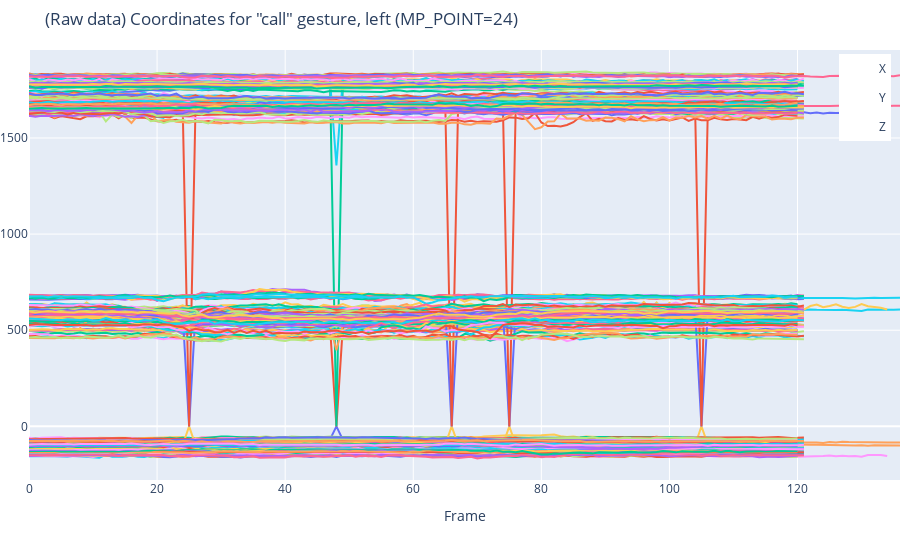

This figure's notebook cell:
### Code cell
fig = create_figure(f'(Raw data) Coordinates for "{GESTURE}" gesture, {HAND} ({MP_POINT=})')

for file in file_paths:
    data = np.load(file)

    points = data[:, MP_POINT*3:(MP_POINT+1)*3]

    fig.add_trace(go.Scatter(y=points[:, 0],
                    mode='lines',
                    name=os.path.basename(file),
                    legendgroup='X',
                    showlegend=False,
    ))
    fig.add_trace(go.Scatter(y=points[:, 1],
                    mode='lines',
                    name=os.path.basename(file),
                    legendgroup='Y',
                    showlegend=False,
    ))
    fig.add_trace(go.Scatter(y=points[:, 2],
                    mode='lines',
                    name=os.path.basename(file),
                    legendgroup='Z',
                    showlegend=False,
    ))

fig.show()
